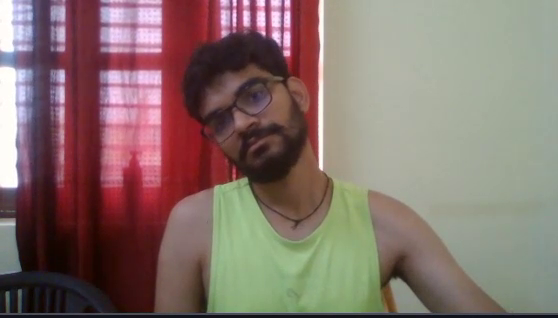
#> input picture frame 88 of OpenCV/obs/self.mp4, 558 x 318 px, given in place of americanf.mp4, which was not available
$ python video2.py
#> lines starting #> are read from the running program, lines starting #| are printed output that depends on the picture; pictures that were not available may be replaced by others from this repository, and a replacement may not be noted
#> further down, frame is the input picture: shape (318, 558, 3); mean B, G, R 109.1, 115.1, 134.2
import numpy as np
import cv2 as cv
cap=cv.VideoCapture('./obs/americanf.mp4')

# processing on frames.
def processing(frame):
    ans=cv.resize(frame,(700,700))
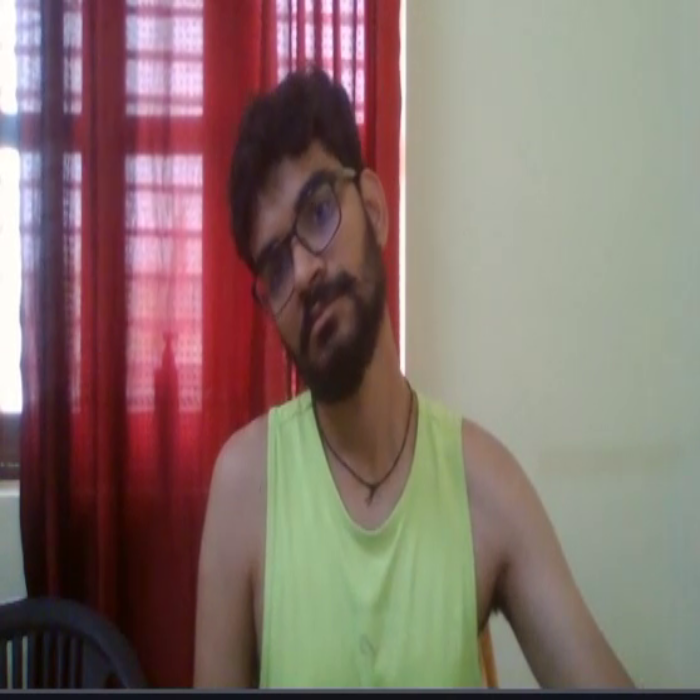
#> ans: shape (700, 700, 3); mean B, G, R 109, 115, 134.1
    ans=cv.Canny(ans,100,100)
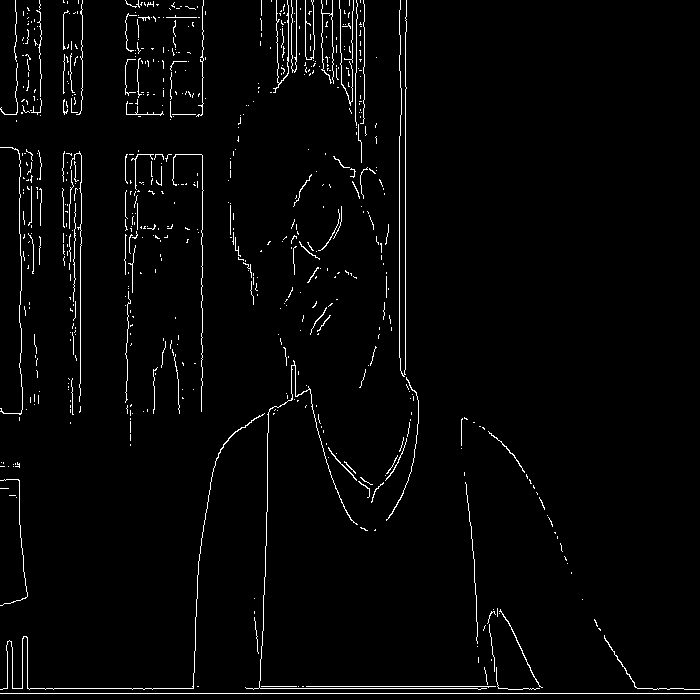
#> ans: shape (700, 700); 2.4% white in thin lines or dots
    return ans


while cap.isOpened():
    ret, frame=cap.read()
    # frame processing
    ans=processing(frame)

    cv.imshow('video ',ans)
    if cv.waitKey(1)==ord('q'):
#> (key q is pressed here)
        break

cap.release()
cv.destroyAllWindows()

$ run again, starting later in the video
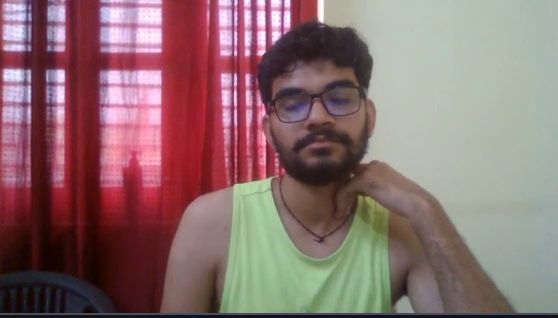
#> input picture frame 398 of OpenCV/obs/self.mp4, 558 x 318 px, given in place of americanf.mp4, which was not available
#> frame is the input picture: shape (318, 558, 3); mean B, G, R 111.4, 111, 139.4
#> in processing, `ans=cv.resize(frame,(700,700))`:
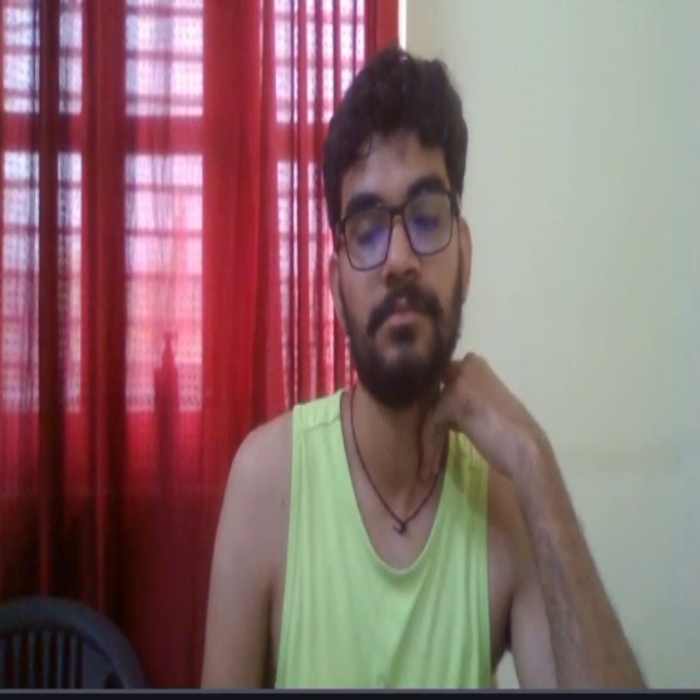
#> ans: shape (700, 700, 3); mean B, G, R 111.3, 110.9, 139.3
#> in processing, `ans=cv.Canny(ans,100,100)`:
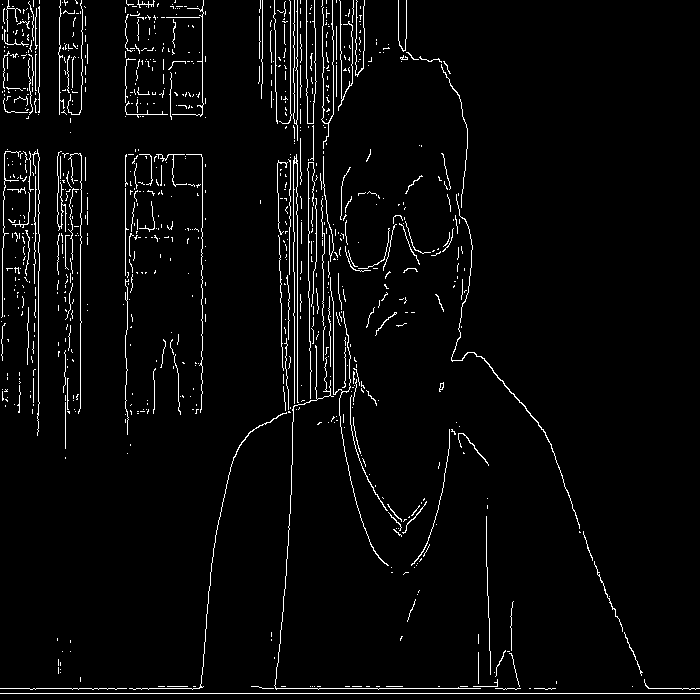
#> ans: shape (700, 700); 3.5% white in thin lines or dots
